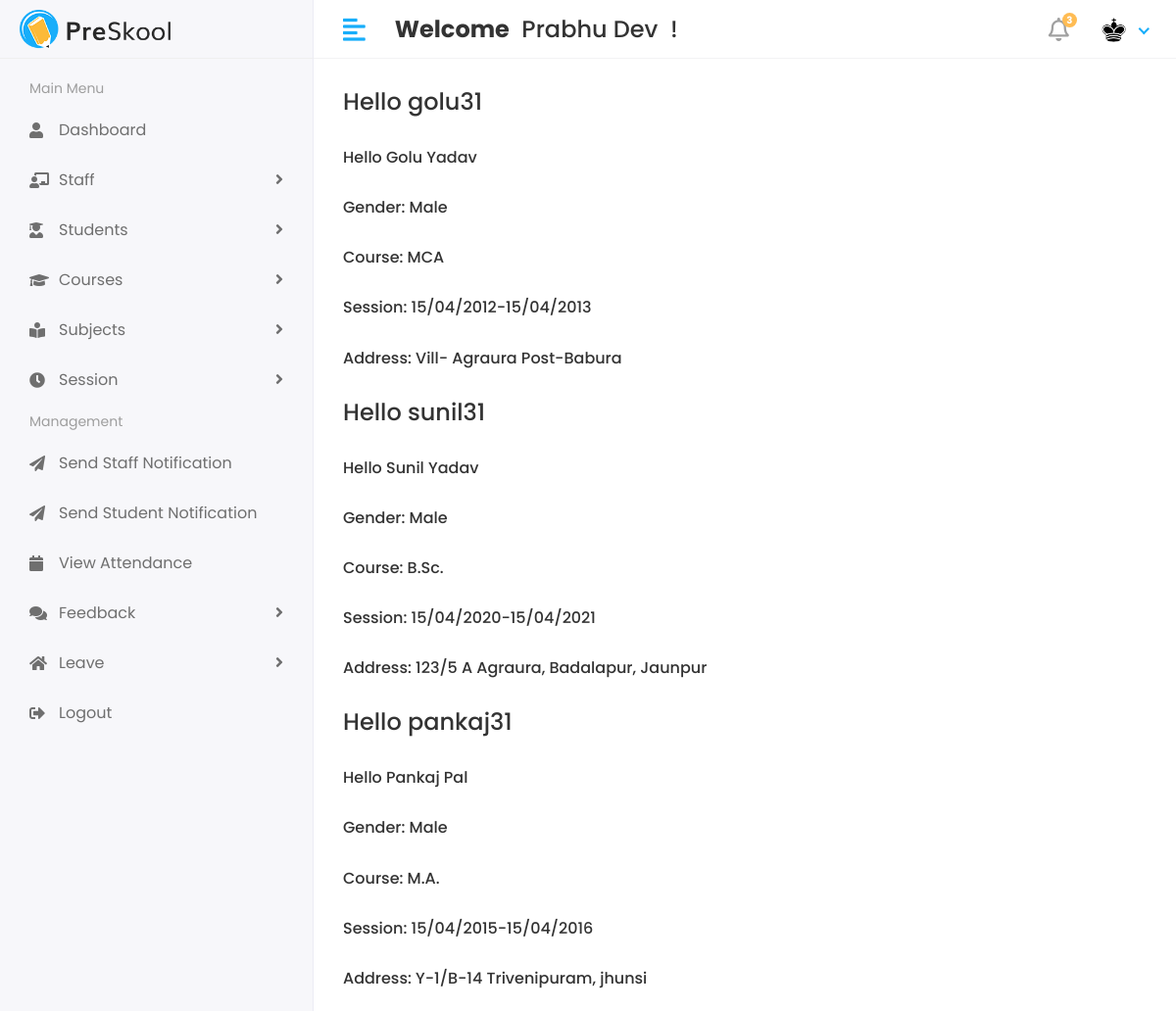
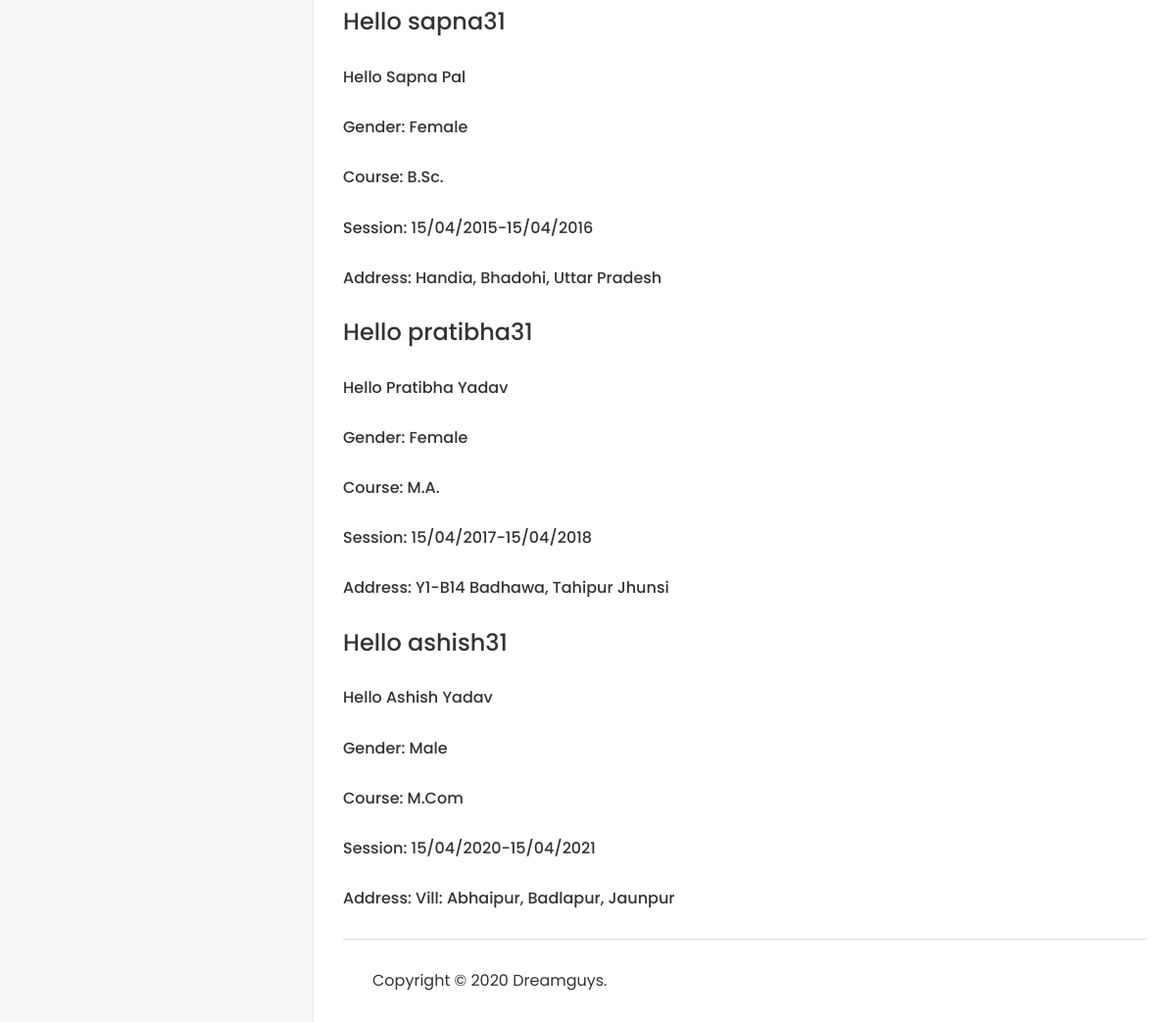
Page /Student/Home (signed in) on the earlier database version (2 pictures, top to bottom).
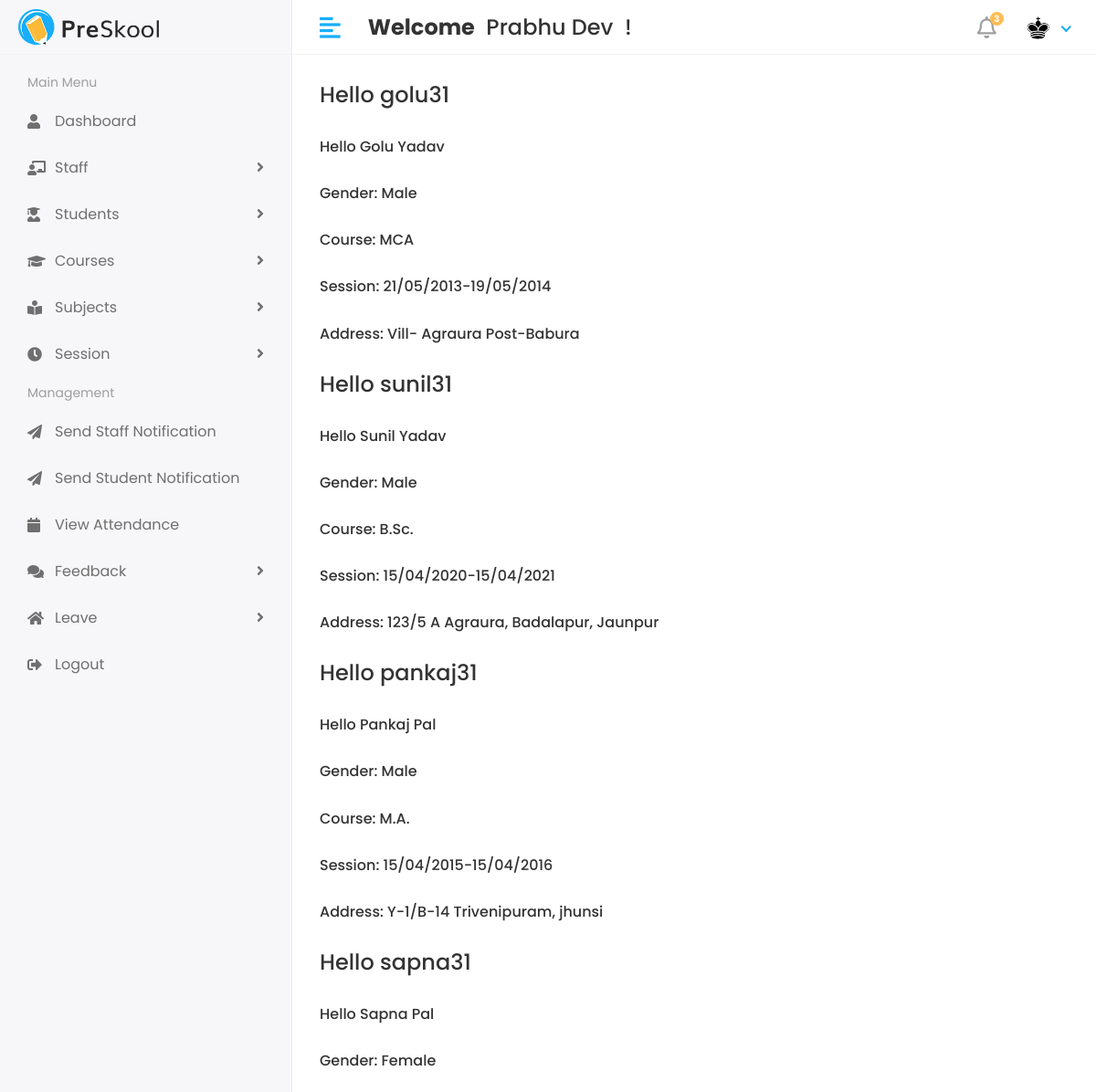
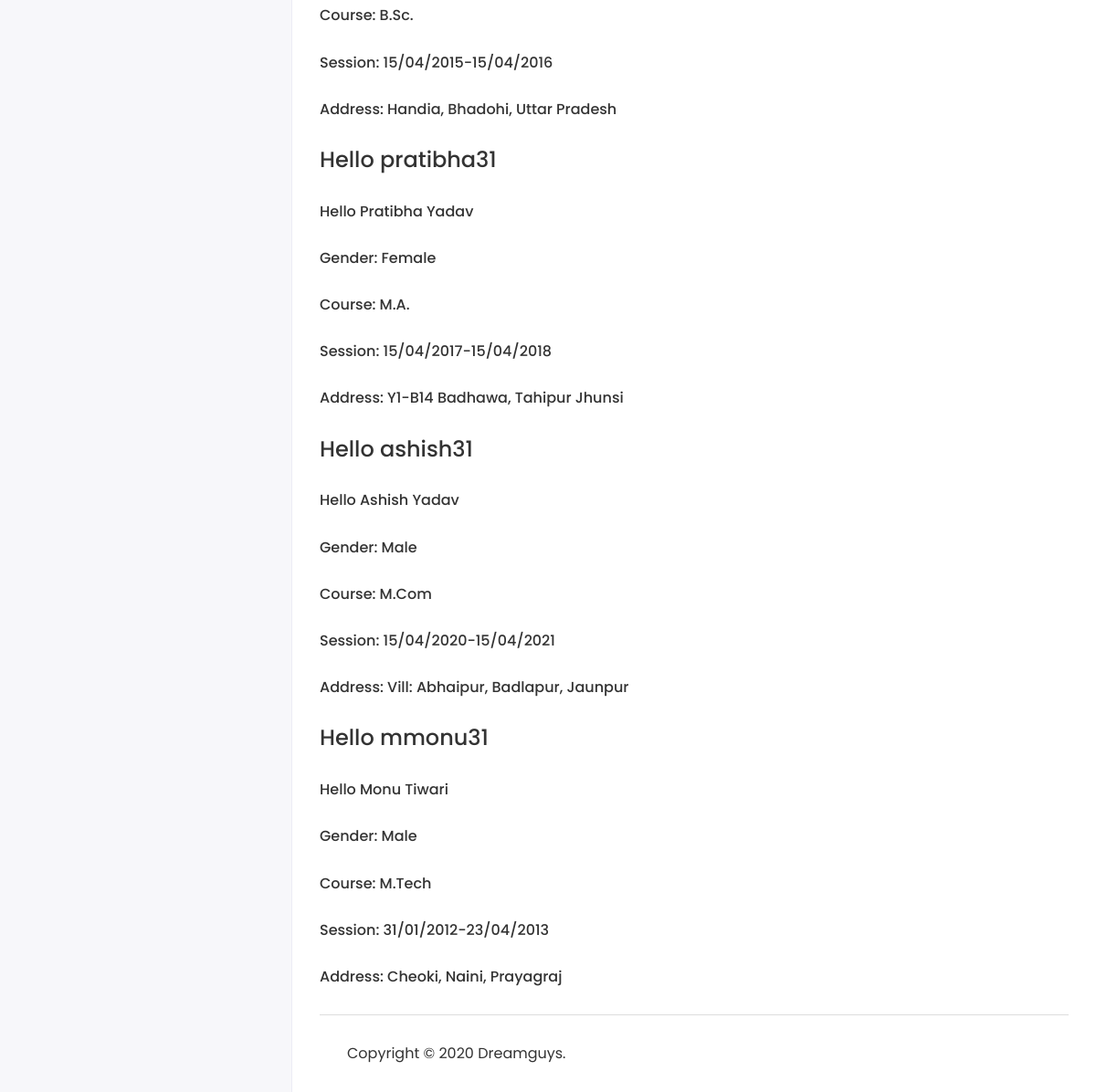
Same page on the later database version (2 pictures, top to bottom).
### myApp/models.py (models this page shows, shortened)
class Student(models.Model):
  objects = None
  admin = models.OneToOneField(CustomUser, on_delete=models.CASCADE)
  address = models.TextField()
  gender = models.CharField(max_length=100)
  course_id = models.ForeignKey(Course, on_delete=models.DO_NOTHING)
  session_year_id = models.ForeignKey(SessionYear, on_delete=models.DO_NOTHING)
  create_date = models.DateTimeField(auto_now_add=True)
  update_date = models.DateTimeField(auto_now=True)

class CustomUser(AbstractUser):
  USER = (
    (1, 'HOD'),
    (2, 'STAFF'),
    (3, 'STUDENT'),
  )
  user_type = models.CharField(choices=USER, max_length=50, default=1)
  profile_Pic = models.ImageField(upload_to='media/profilePic')

class Course(models.Model):
  objects = None
  course_name = models.CharField(max_length=100)
  create_date = models.DateTimeField(auto_now_add=True)
  update_date = models.DateTimeField(auto_now=True)
  def __str__(self):
    return self.course_name

class SessionYear(models.Model):
  objects = None
  session_start = models.CharField(max_length=50)
  session_end = models.CharField(max_length=50)
  def __str__(self):
    return self.session_start + "-" + self.session_end

### StudentManagementProject/Student_Views.py (the view)
@login_required(login_url='/')
def home(request):
    student = Student.objects.all()
    context = {"students": student}
    return render(request, 'Student/home.html', context)

### templates/Student/home.html
{% extends 'base.html' %}
{% block content %}
    {% if students %}
        {% for student in students %}
            <h4>Hello {{student.admin.username}}</h4><br/>
            <h6>Hello {{student.admin.first_name}}&nbsp;{{student.admin.last_name}}</h6><br/>
            <h6>Gender: {{student.gender}}</h6><br/>
            <h6>Course: {{student.course_id}}</h6><br/>
            <h6>Session: {{student.session_year_id}}</h6><br/>
            <h6>Address: {{student.address}}</h6><br/>
        {% endfor %}
    {% endif %}
{% endblock %}

Differences in the rows shown:
changed through a linked row, Student "Vill- Agraura Post-Babura": session_year_id "15/04/2012-15/04/2013" → "21/05/2013-19/05/2014"
added Student: admin.username "mmonu31", admin.first_name "Monu", admin.last_name "Tiwari", gender "Male", course_id "M.Tech", session_year_id "31/01/2012-23/04/2013", address "Cheoki, Naini, Prayagraj"
